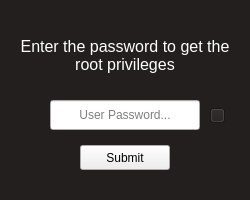
<?xml version="1.0" encoding="UTF-8"?>
<ui version="4.0">
 <class>PasswordWindow</class>
 <widget class="QWidget" name="PasswordWindow">
  <property name="geometry">
   <rect>
    <x>0</x>
    <y>0</y>
    <width>250</width>
    <height>200</height>
   </rect>
  </property>
  <property name="sizePolicy">
   <sizepolicy hsizetype="Fixed" vsizetype="Fixed">
    <horstretch>0</horstretch>
    <verstretch>0</verstretch>
   </sizepolicy>
  </property>
  <property name="minimumSize">
   <size>
    <width>250</width>
    <height>200</height>
   </size>
  </property>
  <property name="maximumSize">
   <size>
    <width>250</width>
    <height>200</height>
   </size>
  </property>
  <property name="windowTitle">
   <string>Password</string>
  </property>
  <property name="styleSheet">
   <string notr="true">#PasswordWindow {
	background: #231f1f;
}</string>
  </property>
  <widget class="QLineEdit" name="password_line_edit">
   <property name="geometry">
    <rect>
     <x>50</x>
     <y>100</y>
     <width>150</width>
     <height>30</height>
    </rect>
   </property>
   <property name="inputMethodHints">
    <set>Qt::ImhHiddenText|Qt::ImhNoAutoUppercase|Qt::ImhNoPredictiveText|Qt::ImhSensitiveData</set>
   </property>
   <property name="text">
    <string/>
   </property>
   <property name="echoMode">
    <enum>QLineEdit::Password</enum>
   </property>
   <property name="alignment">
    <set>Qt::AlignCenter</set>
   </property>
   <property name="placeholderText">
    <string>User Password...</string>
   </property>
  </widget>
  <widget class="QPushButton" name="visibility_button">
   <property name="geometry">
    <rect>
     <x>210</x>
     <y>108</y>
     <width>15</width>
     <height>15</height>
    </rect>
   </property>
   <property name="styleSheet">
    <string notr="true">#visibility_button {
	background: #231f1f;
}</string>
   </property>
   <property name="text">
    <string/>
   </property>
   <property name="icon">
    <iconset resource="../resources.qrc">
     <normaloff>:/icons/eye_closed.svg</normaloff>
     <normalon>:/icons/eye_open.svg</normalon>:/icons/eye_closed.svg</iconset>
   </property>
  </widget>
  <widget class="QPushButton" name="submit_button">
   <property name="geometry">
    <rect>
     <x>80</x>
     <y>145</y>
     <width>90</width>
     <height>25</height>
    </rect>
   </property>
   <property name="text">
    <string>Submit</string>
   </property>
  </widget>
  <widget class="QLabel" name="description_text">
   <property name="geometry">
    <rect>
     <x>20</x>
     <y>20</y>
     <width>210</width>
     <height>70</height>
    </rect>
   </property>
   <property name="font">
    <font>
     <pointsize>12</pointsize>
     <weight>50</weight>
     <bold>false</bold>
    </font>
   </property>
   <property name="styleSheet">
    <string notr="true">#description_text {
	color: white;
}</string>
   </property>
   <property name="text">
    <string>Enter the password to get the root privileges</string>
   </property>
   <property name="alignment">
    <set>Qt::AlignCenter</set>
   </property>
   <property name="wordWrap">
    <bool>true</bool>
   </property>
  </widget>
 </widget>
 <resources>
  <include location="../resources.qrc"/>
 </resources>
 <connections/>
</ui>
